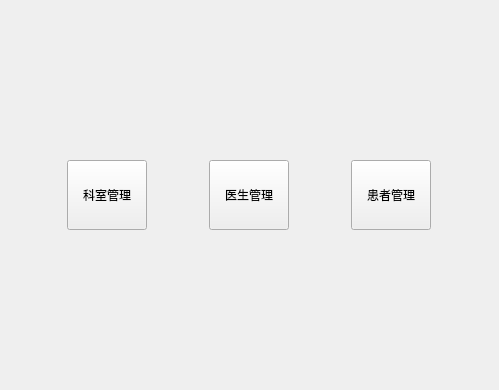
<?xml version="1.0" encoding="UTF-8"?>
<ui version="4.0">
 <class>WelcomeView</class>
 <widget class="QWidget" name="WelcomeView">
  <property name="geometry">
   <rect>
    <x>0</x>
    <y>0</y>
    <width>499</width>
    <height>390</height>
   </rect>
  </property>
  <property name="windowTitle">
   <string>欢迎</string>
  </property>
  <layout class="QVBoxLayout" name="verticalLayout">
   <item>
    <spacer name="verticalSpacer">
     <property name="orientation">
      <enum>Qt::Orientation::Vertical</enum>
     </property>
     <property name="sizeHint" stdset="0">
      <size>
       <width>20</width>
       <height>138</height>
      </size>
     </property>
    </spacer>
   </item>
   <item>
    <layout class="QHBoxLayout" name="horizontalLayout">
     <item>
      <widget class="QPushButton" name="pushButton">
       <property name="minimumSize">
        <size>
         <width>80</width>
         <height>70</height>
        </size>
       </property>
       <property name="maximumSize">
        <size>
         <width>50</width>
         <height>70</height>
        </size>
       </property>
       <property name="text">
        <string>科室管理</string>
       </property>
      </widget>
     </item>
     <item>
      <widget class="QPushButton" name="pushButton_2">
       <property name="minimumSize">
        <size>
         <width>80</width>
         <height>70</height>
        </size>
       </property>
       <property name="maximumSize">
        <size>
         <width>50</width>
         <height>70</height>
        </size>
       </property>
       <property name="text">
        <string>医生管理</string>
       </property>
      </widget>
     </item>
     <item>
      <widget class="QPushButton" name="pushButton_3">
       <property name="minimumSize">
        <size>
         <width>80</width>
         <height>70</height>
        </size>
       </property>
       <property name="maximumSize">
        <size>
         <width>50</width>
         <height>16777215</height>
        </size>
       </property>
       <property name="text">
        <string>患者管理</string>
       </property>
      </widget>
     </item>
    </layout>
   </item>
   <item>
    <spacer name="verticalSpacer_2">
     <property name="orientation">
      <enum>Qt::Orientation::Vertical</enum>
     </property>
     <property name="sizeHint" stdset="0">
      <size>
       <width>20</width>
       <height>138</height>
      </size>
     </property>
    </spacer>
   </item>
  </layout>
 </widget>
 <resources/>
 <connections/>
</ui>
